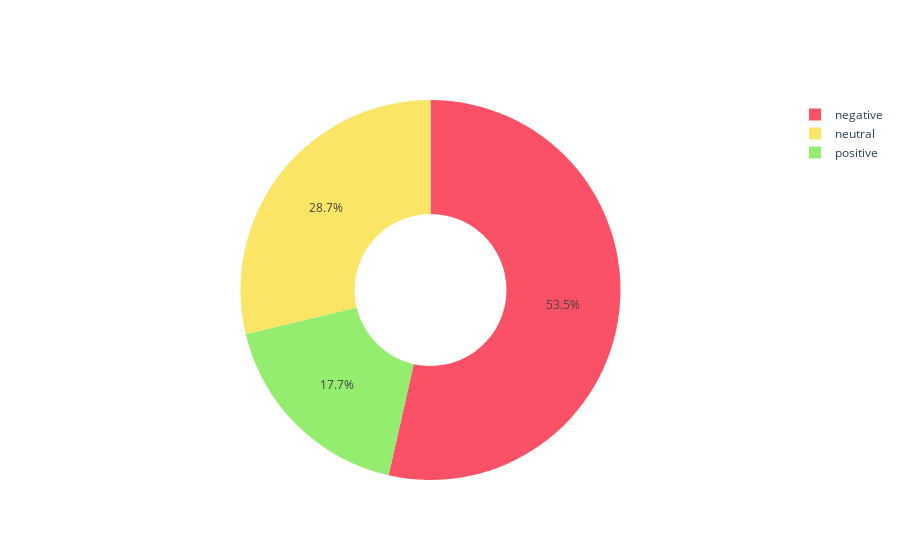

The notebook cell this image was saved under:
### Code cell
fig.show()

### Figure 1 — Plotly figure (JSON) as saved in the notebook; plotly's stock layout.template omitted (floating-point values rounded to 4 significant figures)
{"data": [{"hole": 0.4, "labels": ["negative", "neutral", "positive"], "marker": {"colors": ["rgb(251, 81, 102)", "rgb(251, 229, 102)", "rgb(149, 237, 111)"]}, "pull": [0, 0, 0, 0], "values": [257, 138, 85], "type": "pie"}], "layout": {}}
